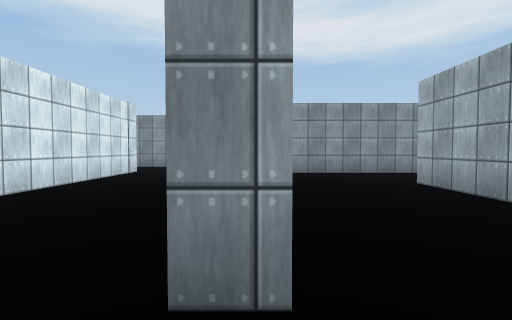
[1] (above)

22 first-person views from a walk through a scene from a Unity 3-D project. The camera is 1.3 m above the floor, tilts 2° down and sees 85° across. The floor is counted in squares, 2 m on a side. Each view is taken from the middle of a square. On the plan, view 1 faces up. The plan holds only what a view shows up to about 9 squares ahead; the rest is blank. The player is left out. Door leaves are left out, so doorways stand open. Some surface patterns are stand-ins.

[2]
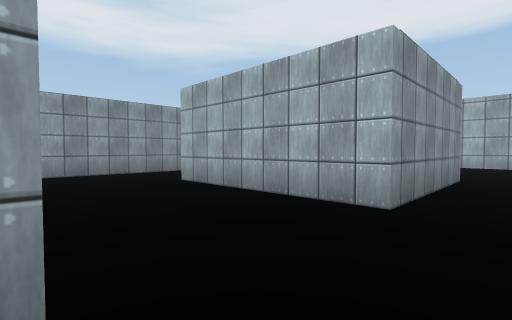

[3]
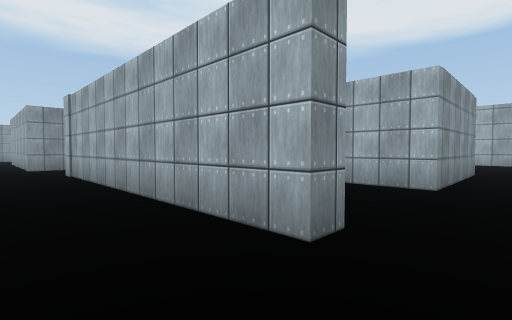

[4]
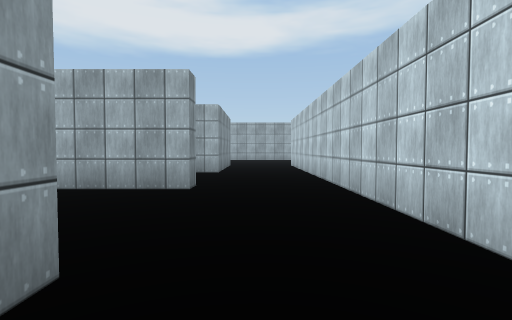

[5]
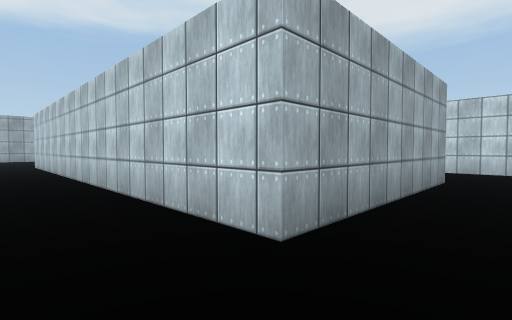

[6]
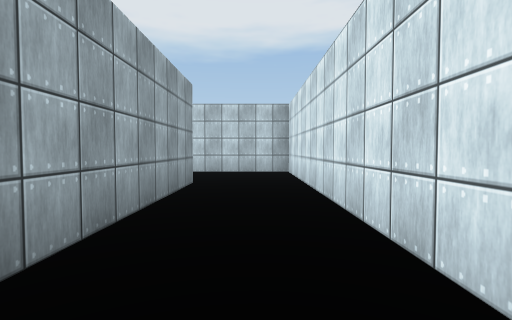

[7]
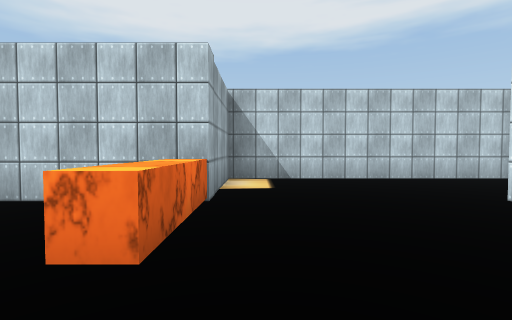

[8]
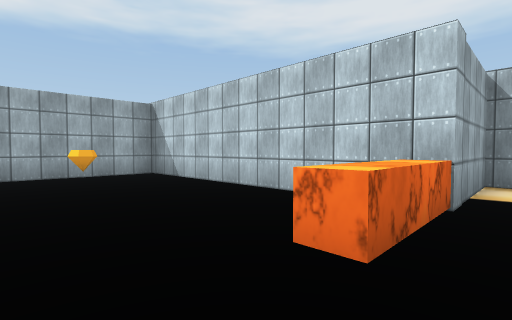

[9]
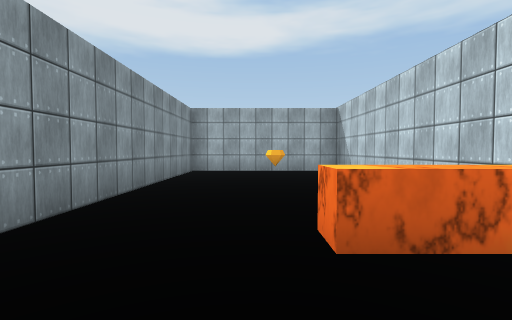

[10]
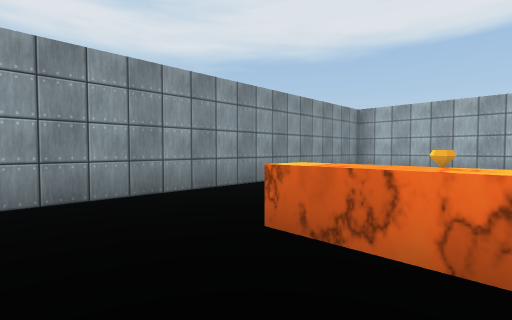

[11]
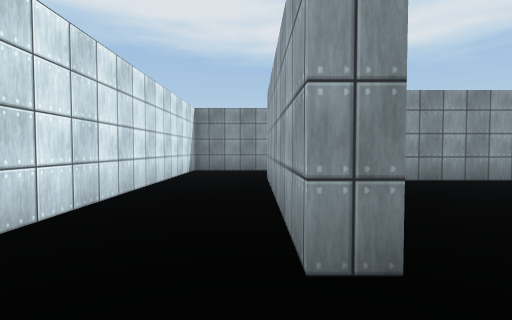

[12]
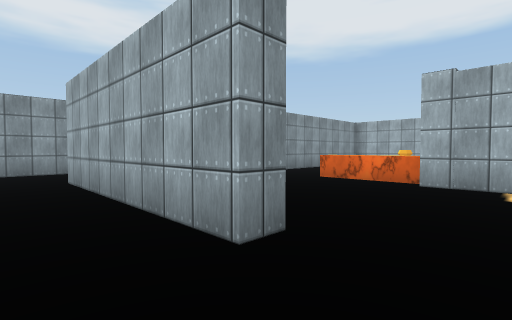

[13]
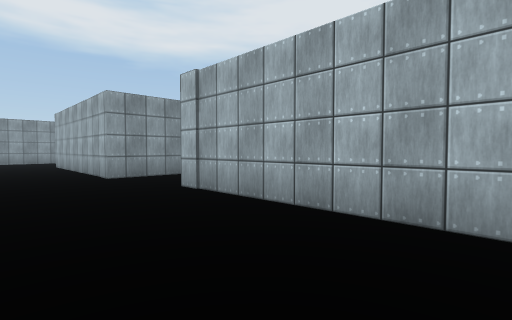

[14]
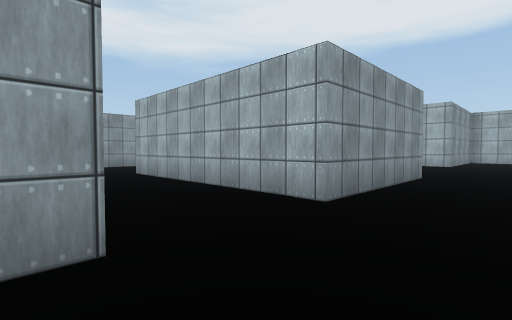

[15]
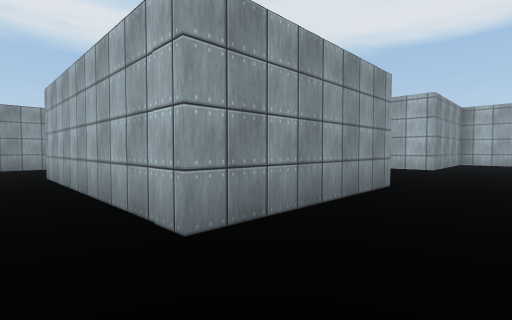

[16]
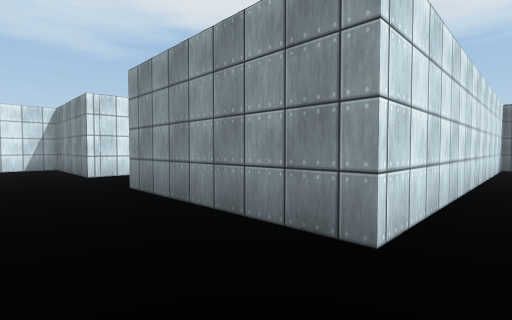

[17]
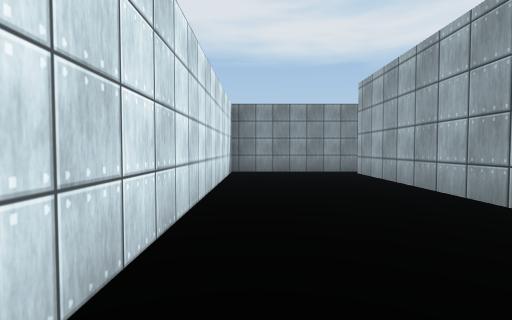

[18]
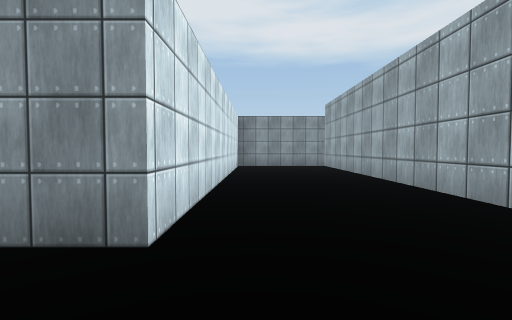

[19]
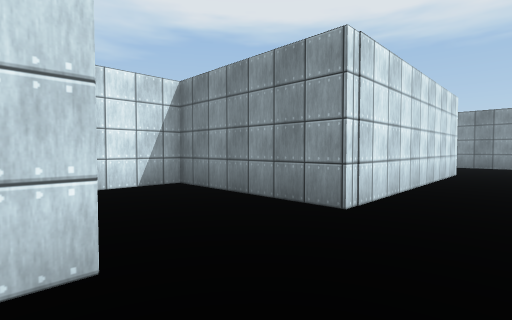

[20]
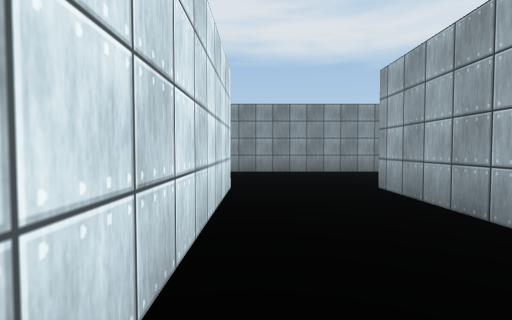

[21]
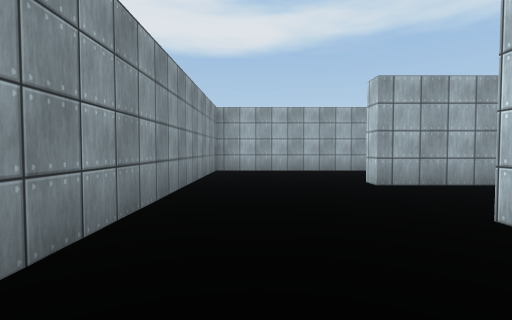

[22]
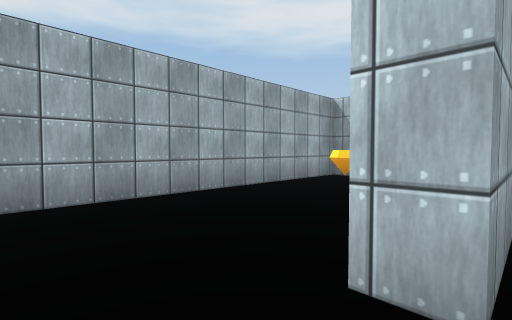

### Floor plan
Points are (right, up) in squares from view 1. A wall is a line through its corners. A room is listed if a view was taken in it or the views show most of it. See-through windows are left out.
Room 1 (views 1, 2, 3, 13, 14, 15, 16, 17, 18, 19, 20)
walls: (3.6, 8) (1, 8); (-3.6, 8.5) (-3.6, 3.9); (0.2, 1.1) (-0.4, 1.1) (-0.4, 8.6); (7.5, 10.8) (6.3, 10.8) (6.3, 18.2); (7.2, 1.1) (3.2, 1.1) (3.2, 5.5); (-3.5, -1.5) (5.2, -1.5); (10, 0.4) (10, 1.6); (-3.4, 16.9) (-3.4, 10.8) (-7, 10.8) (-7, 9.2); (7.1, 20.2) (3.3, 20.2) (3.3, 10.8) (-0.9, 10.8) (-0.9, 16.8)
ways out: opening at (-4.5, -0.5) to room 2; opening at (-2.5, 17) to room 3; opening at (3, 6.5); opening at (6, 19); opening at (6.5, 9.5)
Room 2 (views 4, 5, 6, 7, 8, 9, 10, 11, 12)
walls: (-4.1, -6.6) (-4.7, -6.6) (-4.7, -1.5) (-3.5, -1.5); (-3.5, 1.1) (-7, 1.1) (-7, -9.3) (-0.4, -9.3) (-0.4, -6.5) (6.7, -6.5) (6.7, -2) (-1.9, -2)
ways out: opening at (-4.5, -0.5) to room 1
objects: other object (5, -5)
Room 3 (views 21, 22)
walls: (-0.9, 16.8) (-0.4, 16.8); (2.2, 11.3) (2.8, 11.3) (2.8, 20.2) (-4.8, 20.2)
ways out: opening at (-2.5, 17) to room 1

Where each view was taken, in squares from view 1:
view 1: 0 up, 0 right, facing up
view 2: 0 up, 0 right, facing up-right
view 3: 0 up, 2 left, facing up-right
view 4: 0 up, 5 left, facing right
view 5: 0 up, 6 left, facing down-right
view 6: 1 down, 6 left, facing down
view 7: 3 down, 1 left, facing down
view 8: 3 down, 1 left, facing down-right
view 9: 4 down, 2 left, facing right
view 10: 6 down, 2 left, facing up-right
view 11: 8 down, 5 left, facing up
view 12: 8 down, 6 left, facing up-right
view 13: 4 up, 3 left, facing up-right
view 14: 9 up, 4 left, facing up-right
view 15: 9 up, 2 left, facing up-right
view 16: 9 up, 4 right, facing up-left
view 17: 12 up, 4 right, facing up
view 18: 9 up, 4 right, facing up
view 19: 8 up, 2 left, facing up-left
view 20: 12 up, 3 left, facing up
view 21: 19 up, 6 left, facing right
view 22: 18 up, 1 left, facing down-right
